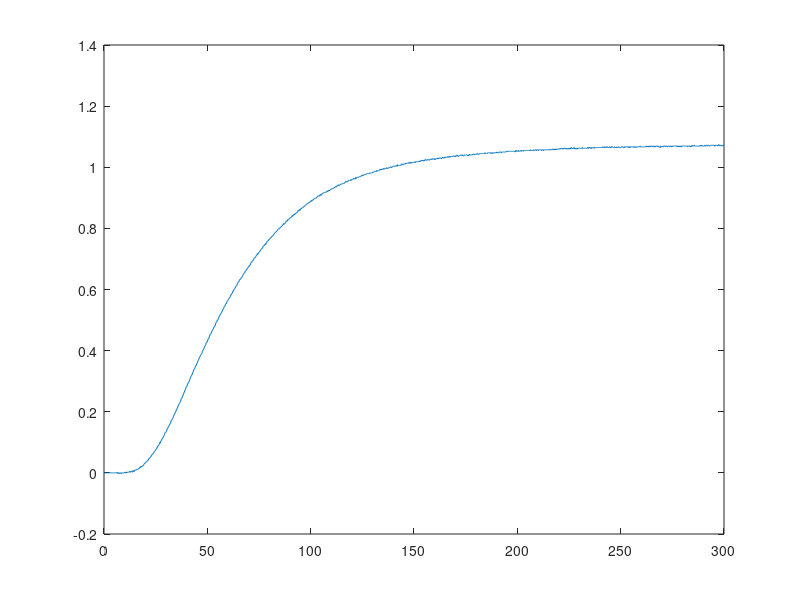

Source code (MATLAB): (Note: this script raises an error after producing the figure.)
load pomiary
k=1.071

t=linspace(0,300,length(pomiary));
plot(t,pomiary);
tic()
[ T_best tau_best k_best G_best ]=calc_I(40,44,24,26,1.06,1.074,pomiary);
toc()
% hold off;
step(G_best,t);
G_y=step(G_best,t)';
err=G_y-pomiary;
err2=err.^2;
calka_obecna=0.1*sum(err2);
   

hold off;

figure(2);
lsim([1],[1,0],err2,t)